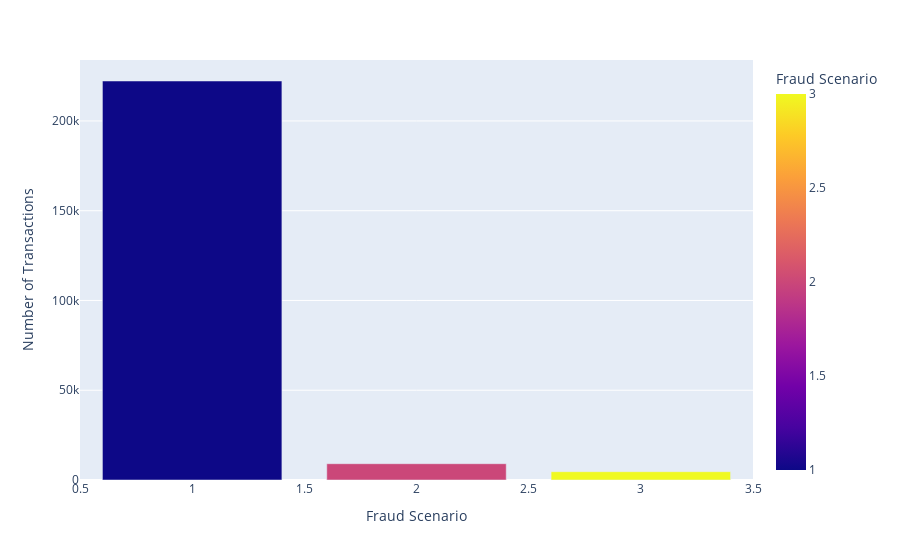

Write notebook code for a chart like this one.
### Code cell
df = df[(df['TX_FRAUD_SCENARIO'] != 0) & (df['TX_AMOUNT'] != 0)]
grouped = df.groupby("TX_FRAUD_SCENARIO").size().reset_index(name="count")

fig = px.bar(grouped, x="TX_FRAUD_SCENARIO", y="count", color="TX_FRAUD_SCENARIO",
             labels={"TX_FRAUD_SCENARIO": "Fraud Scenario", "count": "Number of Transactions"})

fig.show()

### Figure 1 — Plotly figure (JSON) as saved in the notebook; plotly's stock layout.template omitted (floating-point values rounded to 4 significant figures)
{"data": [{"alignmentgroup": "True", "hovertemplate": "Fraud Scenario=%{marker.color}<br>Number of Transactions=%{y}<extra></extra>", "legendgroup": "", "marker": {"color": [1, 2, 3], "coloraxis": "coloraxis", "pattern": {"shape": ""}}, "name": "", "offsetgroup": "", "orientation": "v", "showlegend": false, "textposition": "auto", "type": "bar", "x": [1, 2, 3], "xaxis": "x", "y": [222261, 9077, 4631], "yaxis": "y"}], "layout": {"barmode": "relative", "coloraxis": {"colorbar": {"title": {"text": "Fraud Scenario"}}, "colorscale": [[0, "#0d0887"], [0.1111, "#46039f"], [0.2222, "#7201a8"], [0.3333, "#9c179e"], [0.4444, "#bd3786"], [0.5556, "#d8576b"], [0.6667, "#ed7953"], [0.7778, "#fb9f3a"], [0.8889, "#fdca26"], [1, "#f0f921"]]}, "legend": {"tracegroupgap": 0}, "margin": {"t": 60}, "xaxis": {"anchor": "y", "domain": [0, 1], "title": {"text": "Fraud Scenario"}}, "yaxis": {"anchor": "x", "domain": [0, 1], "title": {"text": "Number of Transactions"}}}}
